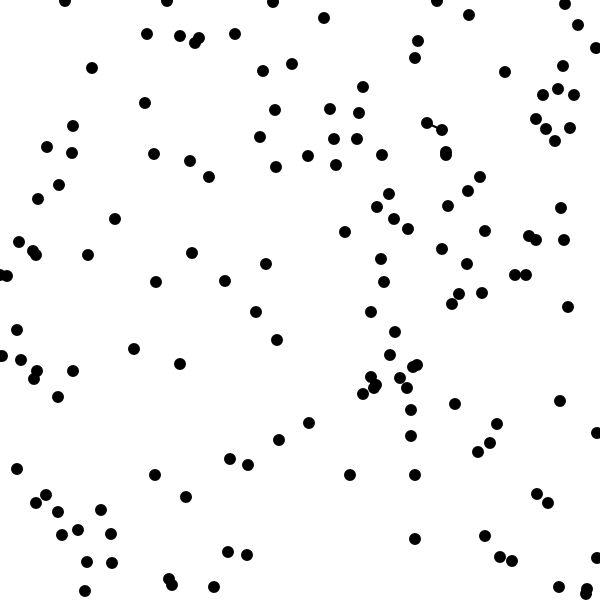
Frame 1 (no input)
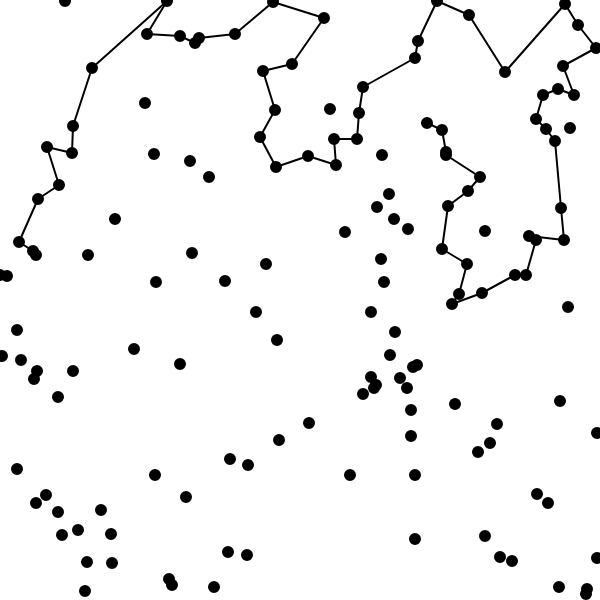
Frame 60 (no input)
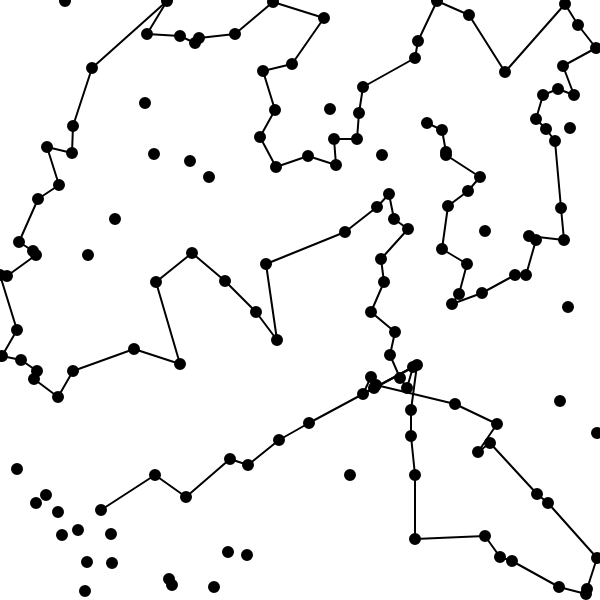
Frame 120 (the mouse pressed at the canvas centre since frame 60)

The p5.js sketch that drew these frames (run headless with seeded random() and noise() and a simulated clock; from frame 60 on, the mouse is pressed at the canvas centre):

// p5.js sketch
// ── sketch.js
let p = [];
let i_suppr = [];

let nombre_points = 150;
let rayon = 2;
let espacement = rayon;

let i_encours = 0;

let distanceTotale = 0;

let vitesseAffichage = 1;

function setup() {
  createCanvas(600, 600);
  background(255);
  strokeWeight(rayon);
  textSize(rayon);

  for (let i = 0; i < nombre_points; i++) {
    p[i] = new Point();
    p[i].affichage();
    //text(i + 1, p[i].x + espacement, p[i].y + espacement);
    print((i + 1) + " : (" + p[i].x + " ; " + p[i].y + ")");
  }
}

function draw() {
  if (frameCount % vitesseAffichage == 0) {
    calculDistanceMinimale();
  }
  if(i_suppr.length == p.length - 1) {
    print("Distance totale : " + distanceTotale);
    noLoop();
  }
}

function calculDistanceMinimale() {
  let distances = [];

  for (let i = 1; i < p.length; i++) {
    if (!i_suppr.includes(i)) {
      let d = dist(p[i_encours].x, p[i_encours].y, p[i].x, p[i].y);
      distances.push(d);
    }
  }

  for (let i = 1; i < p.length; i++) {
    if (dist(p[i_encours].x, p[i_encours].y, p[i].x, p[i].y) == min(distances)) {
      distanceTotale += min(distances);
      line(p[i_encours].x, p[i_encours].y, p[i].x, p[i].y);
      i_encours = i;
      i_suppr.push(i_encours);
      break;
    }
  }
}

// ── point.js
class Point {
  constructor() {
    this.x = floor(random(width - espacement));
    this.y = floor(random(height - espacement));
  }

  affichage() {
    fill(0);
    circle(this.x, this.y, 10);
  }
}
